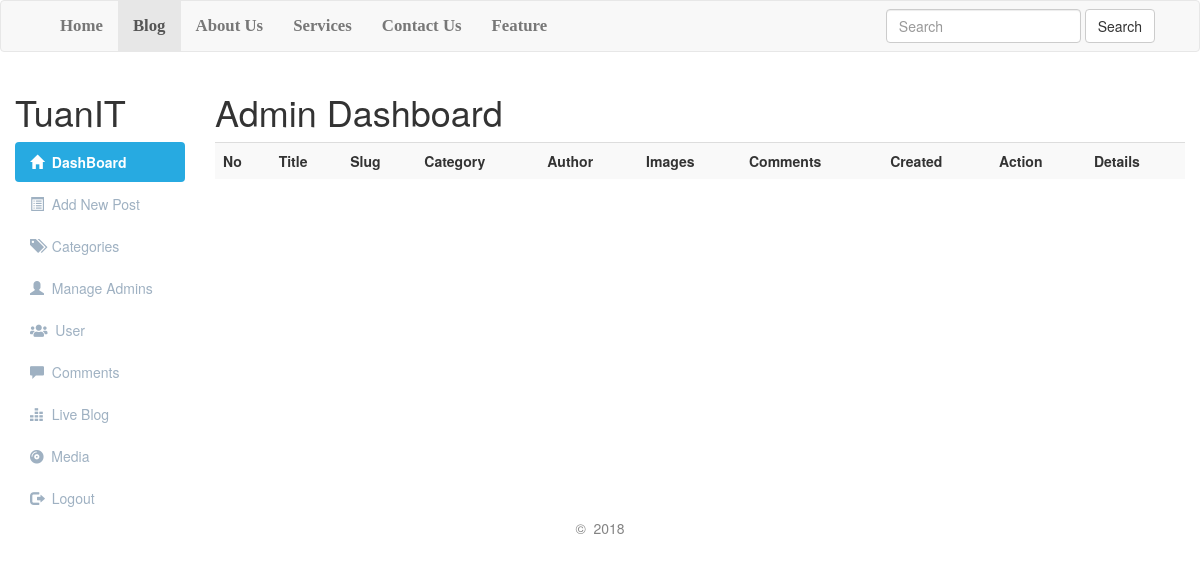
/backend/dashboard.php, run on an earlier commit of the app's database.
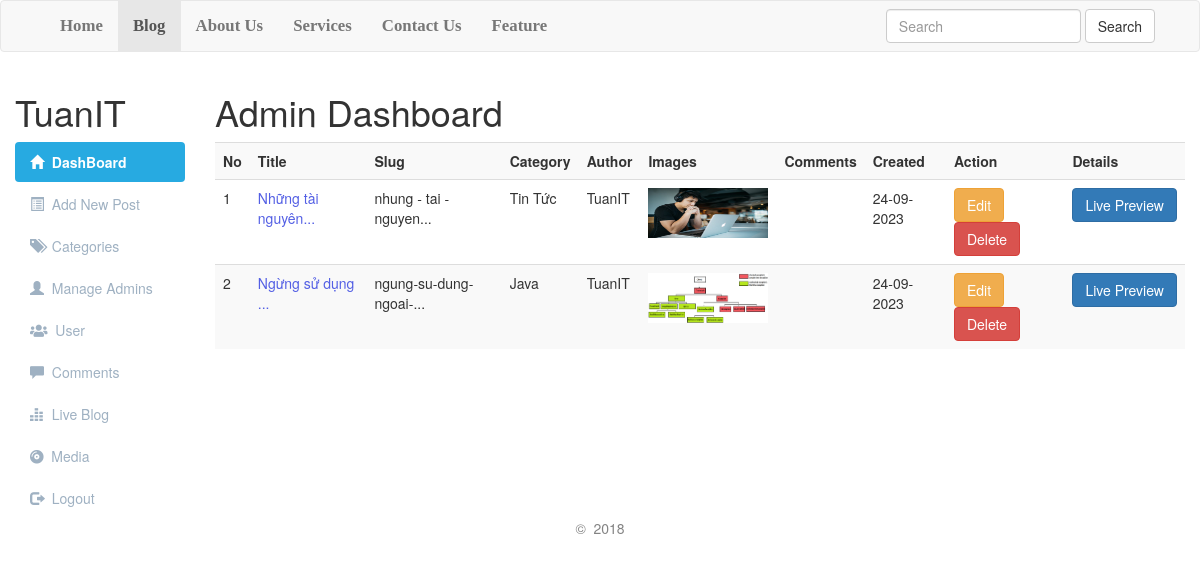
And on a later commit of the database.
### tables this page shows
CREATE TABLE `post` (
  `idpost` int NOT NULL,
  `idcategory` int NOT NULL,
  `idadmin` varchar(50) NOT NULL,
  `title` varchar(255) NOT NULL,
  `slug` varchar(255) NOT NULL,
  `images` varchar(255) NOT NULL,
  `content` text NOT NULL,
  `created` varchar(20) NOT NULL
);

CREATE TABLE `category` (
  `id` int NOT NULL,
  `namecategory` varchar(255) NOT NULL,
  `created` varchar(20) NOT NULL
);

### backend/dashboard.php (the view, shortened to what this page needs)
<?php require_once './config/config.php'; ?>
<!DOCTYPE html>
<html lang="en">
<head>
	<link rel="stylesheet" href="https://maxcdn.bootstrapcdn.com/bootstrap/3.3.7/css/bootstrap.min.css">
	<link rel="stylesheet" href="https://use.fontawesome.com/releases/v5.6.3/css/all.css">
	<link rel="stylesheet" href="./css/adminstyle.css">
</head>
<body>
<nav class="navbar navbar-default" role="navigation">
	<div class="container">
		<div class="navbar-header">
	<a class="navbar-brand" href="blog.php">
	</a>
		</div>
		<div class="collapse navbar-collapse" id="collapse">
		<ul class="nav navbar-nav">
			<li><a href="#">Home</a></li>
			<li class="active"><a href="../index.php" target="_blank">Blog</a></li>
			<li><a href="#">About Us</a></li>
			<li><a href="#">Services</a></li>
			<li><a href="#">Contact Us</a></li>
			<li><a href="#">Feature</a></li>
		</ul>
		<form action="blog.php" class="navbar-form navbar-right">
		<div class="form-group">
		<input type="text" class="form-control" placeholder="Search" name="Search" >
		</div>
	         <button class="btn btn-default" name="SearchButton">Search</button>
		</form>
		</div>
	</div>
</nav>
<div class="container-fluid">
	<div class="row">
		<div class="col-sm-2">
			<h1>TuanIT</h1>
			<ul id="Side_Menu" class="nav nav-pills nav-stacked">
				<li class="active"><a href="dashboard.php"><span class="glyphicon glyphicon-home"></span>&nbsp; DashBoard</a></li>
				<li ><a href="addnewpost.php"><span class="glyphicon glyphicon-list-alt"></span>&nbsp; Add New Post</a></li>
				<li><a href="categories.php"><span class="glyphicon glyphicon-tags"></span>&nbsp; Categories</a></li>
				<li><a href="admins.php"><span class="glyphicon glyphicon-user"></span>&nbsp; Manage Admins</a></li>
				<li><a href="user.php"><span class="fas fa-users"></span>&nbsp; User</a></li>
				<li>
					<a href="comments.php"><span class="glyphicon glyphicon-comment"></span>&nbsp; Comments
					</a>
				</li>
				<li><a href="#"><span class="glyphicon glyphicon-equalizer"></span>&nbsp; Live Blog</a></li>
				<li><a href="#"><span class="fas fa-compact-disc"></span>&nbsp; Media</a></li>
				<li><a href="logout.php"><span class="glyphicon glyphicon-log-out"></span>&nbsp; Logout</a></li>
			</ul>
		</div>
		<div class="col-sm-10">
			<h1>Admin Dashboard</h1>
			<div class="table-responsive">
				<table class="table table-striped table-hover">
					<tr>
						<th>No</th>
						<th>Title</th>
						<th>Slug</th>
						<th>Category</th>
						<th>Author</th>
						<th>Images</th>
						<th>Comments</th>
						<th>Created</th>
						<th>Action</th>
						<th>Details</th>
					</tr>
					<?php
					$ViewQuery = "SELECT * FROM post, category WHERE post.idcategory = category.id";
					$Execute = mysqli_query($Connection, $ViewQuery);
					$SrNo = 0;
					while($DataRows = mysqli_fetch_array($Execute)) {
						$Id = $DataRows["idpost"];
						$Category = $DataRows["namecategory"];
						$Admin = $DataRows["idadmin"];
						$Title = $DataRows["title"];
						$Slug = $DataRows["slug"];
						$Image = $DataRows["images"];
						$DateTime = $DataRows["created"];
						$SrNo++;
					?>
					<tr>
						<td><?= $SrNo; ?></td>
						<td style="color: #535FE4;">
							<?php
							if (strlen($Title) > 20) { $Title = substr($Title, 0, 20).'...'; }
							echo $Title;
							?>
						</td>
						<td>
						<?php
							if (strlen($Slug) > 20) { $Slug = substr($Slug, 0, 20).'...'; }
							echo $Slug;
							?>
						</td>
						<td><?= $Category; ?></td>
						<td><?= $Admin; ?></td>
						<td><img src="../images/<?= $Image; ?>"  width="120px;" height="50px;"></td>
						<td>
						</td>
						<td><?= $DateTime; ?></td>
						<td>
							<a href="editpost.php?edit=<?= $Id; ?>"><span class="btn btn-warning">Edit</span></a>
							<a href="deletepost.php?delete=<?= $Id; ?>"><span class="btn btn-danger">Delete</span></a>
						</td>
						<td>
							<a href="../post.php?slug=<?= $Slug; ?>" target="_blank"><span class="btn btn-primary">Live Preview</span></a>
						</td>
					</tr>
					<?php
					}
					?>
				</table>
			</div>
		</div>
	</div>
</div>
<div class="footer">
	<p style="color: #838383; text-align: center;">&copy; &nbsp;2018</p>
</div>
</body>
</html>

### backend/css/adminstyle.css (style rules this page uses)
.col-sm-10 { background-color: #ffffff; }
#Side_Menu a { color: #9fb1c2; }
#Side_Menu .active a { color: #ffffff; background-color: #27AAE1; font-weight: bold; }
.navbar-nav li { font-weight: bold; font-family: Bitter, Georgia, Times, "Times New Roman", serif; font-size: 1.2em; }

What changed in the data, as far as the page shows it:
added post: title "Những tài nguyên...", slug "nhung - tai - nguyen...", idcategory.namecategory "Tin Tức", idadmin "TuanIT", images (picture), idcategory.created "24-09-2023"
added post: title "Ngừng sử dụng ...", slug "ngung-su-dung-ngoai-...", idcategory.namecategory "Java", idadmin "TuanIT", images (picture), idcategory.created "24-09-2023"
